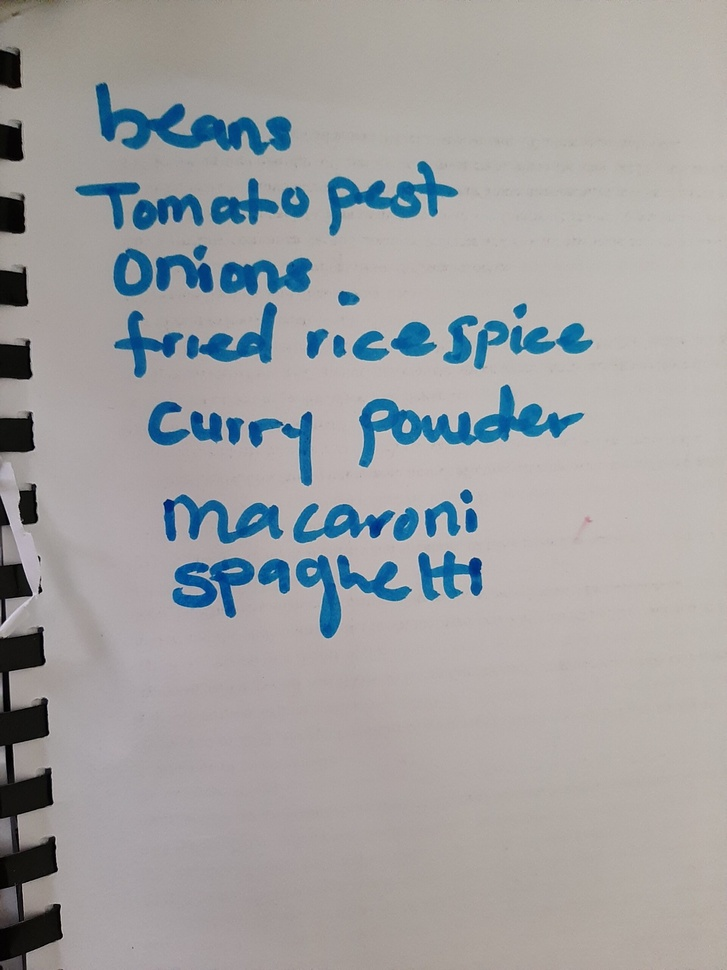
#> input picture sample4.jpg, 727 x 970 px, shrunk from 1920 x 2560 before the run
$ python ocr_script.py
#> lines starting #> are read from the running program, lines starting #| are printed output that depends on the picture; after the words box and inside, x2 and y2 are one past the last pixel; in counts of white or black regions, pixels touching at a corner belong together
from pytesseract import image_to_string
import cv2

def image_to_text(image_file, output_file):
#> called with image_file = 'sample4.jpg', output_file = 'output3.txt'
    img = cv2.imread(image_file)
#> img is the input picture: shape (970, 727, 3); mean B, G, R 161.3, 160.5, 160.6

    # Preprocessing:
    gray = cv2.cvtColor(img, cv2.COLOR_BGR2GRAY)  # Convert to grayscale
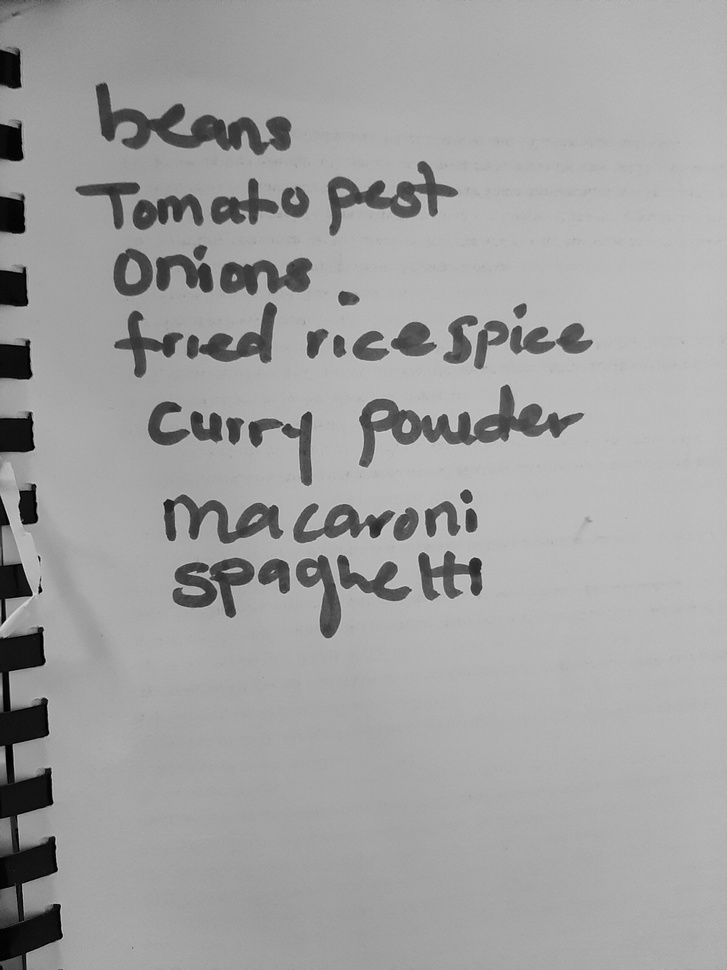
#> gray: shape (970, 727); min 0, max 226, mean 160.6
    thresh = cv2.threshold(gray, 0, 255, cv2.THRESH_BINARY + cv2.THRESH_OTSU)[1]  # Thresholding
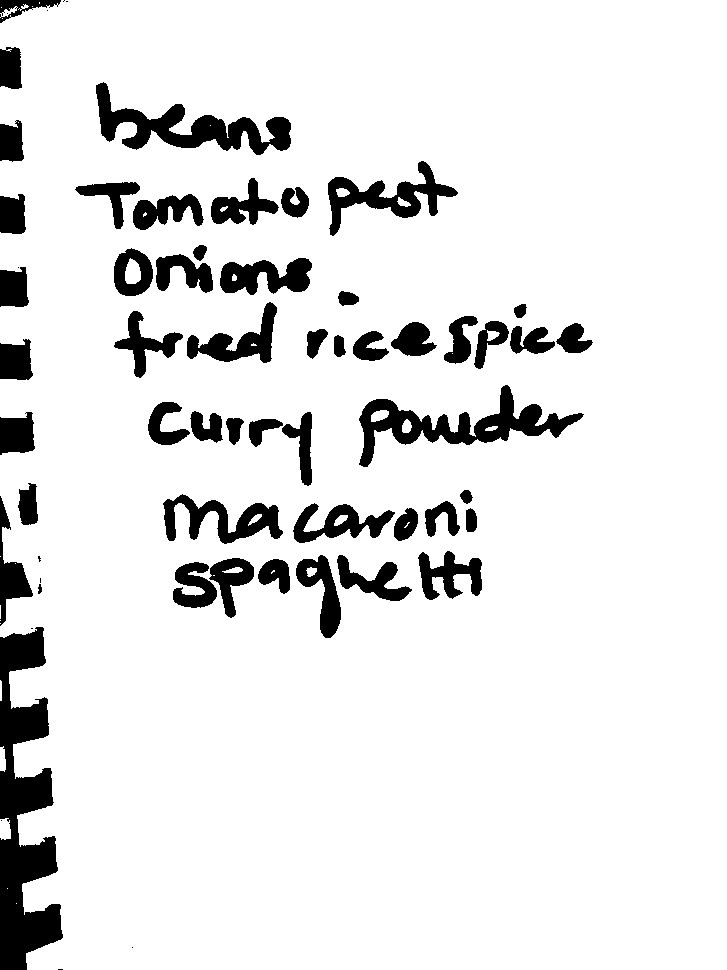
#> thresh: shape (970, 727); 90.2% white; 62 black regions (11 under 20 px), largest, box (x1, y1, x2, y2) and area: (0, 627, 63, 970) 11835, (359, 385, 584, 467) 5312, (96, 82, 291, 155) 5007

    # Optional deskewing (if needed):
    # deskewed = deskew(thresh)

    text = image_to_string(thresh, lang='eng', config='--psm 6')  # Use the preprocessed image

    with open(output_file, "w") as f:
        f.write(text)

if __name__ == "__main__":
    image_to_text("sample4.jpg", "output3.txt")
#> (the call stopped at in image_to_text, `text = image_to_string(thresh, lang='eng', config='--psm 6')`: pytesseract is not available in this run)

$ run again, with sample2.png saved as sample4.jpg
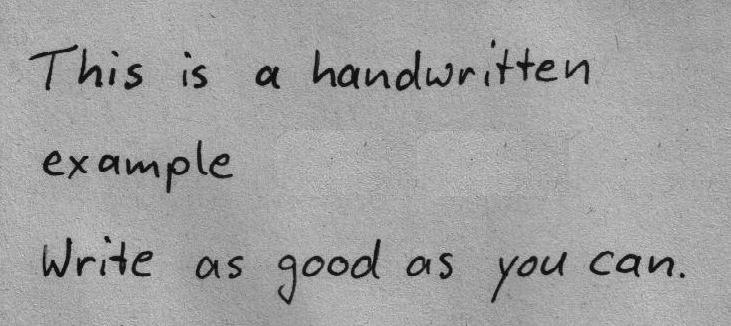
#> input picture sample2.png, 731 x 326 px
#> in image_to_text, img is the input picture: shape (326, 731, 3); min 0, max 230, mean 161.1
#> in image_to_text, `thresh = cv2.threshold(gray, 0, 255, cv2.THRESH_BINARY + cv2.THRESH_OT..`:
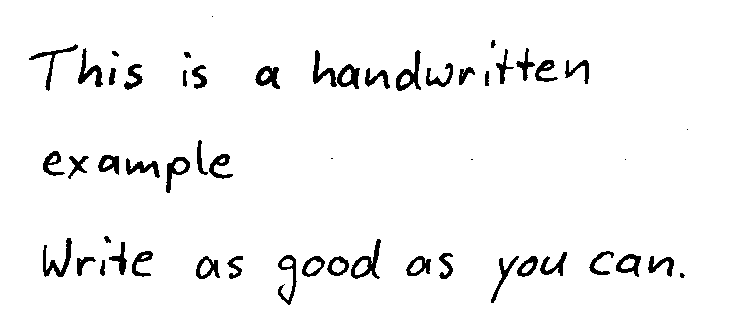
#> thresh: shape (326, 731); 95.7% white; 54 black regions (6 under 20 px), largest, box (x1, y1, x2, y2) and area: (43, 238, 72, 277) 393, (351, 239, 381, 279) 391, (396, 50, 421, 91) 385
